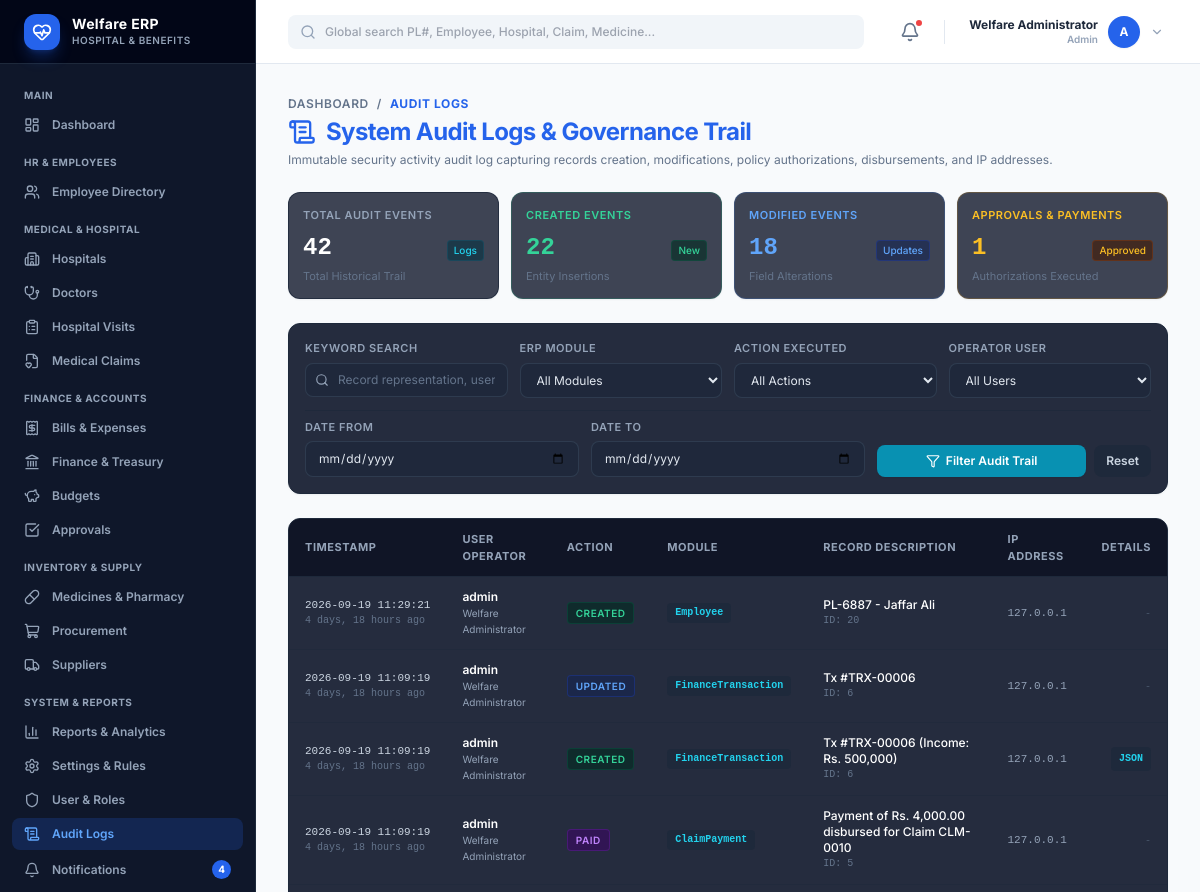
/audit-log/ (signed in, upper part), run on an earlier commit of the app's database.
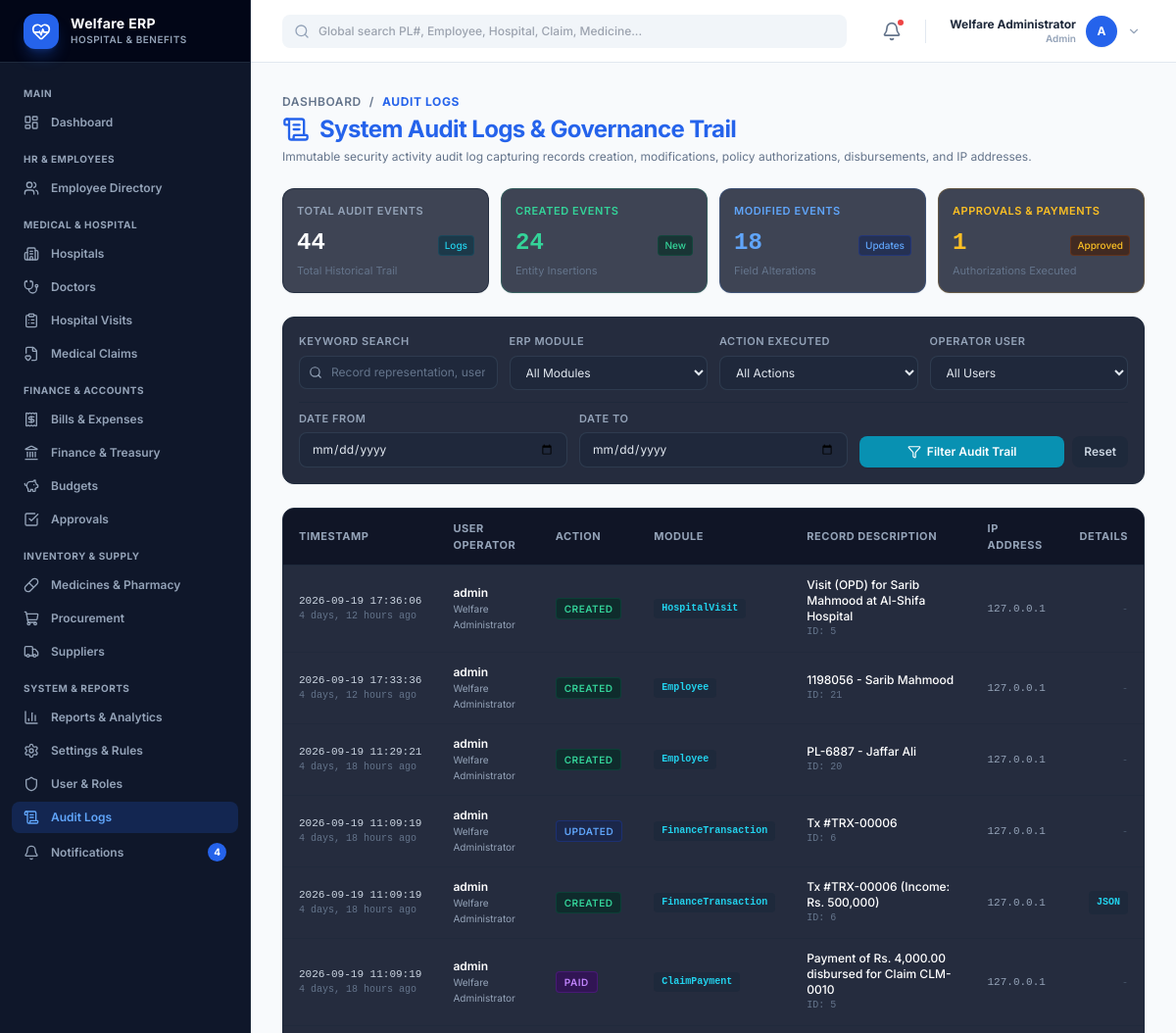
And on a later commit of the database.
### welfare_app/models.py (models this page shows, shortened)
class AuditLog(models.Model):
    ACTION_CHOICES = [
        ('Created', 'Created'),
        ('Updated', 'Updated'),
        ('Deleted', 'Deleted'),
        ('Approved', 'Approved'),
        ('Rejected', 'Rejected'),
        ('Submitted', 'Submitted'),
        ('Paid', 'Payment Recorded'),
        ('Login', 'Login'),
        ('Logout', 'Logout'),
    ]
    user = models.ForeignKey(settings.AUTH_USER_MODEL, on_delete=models.SET_NULL, null=True, blank=True)
    action = models.CharField(max_length=50, choices=ACTION_CHOICES)
    module = models.CharField(max_length=100)
    record_id = models.CharField(max_length=100, blank=True, null=True)
    record_repr = models.CharField(max_length=255, blank=True, null=True)
    old_values = models.JSONField(default=dict, blank=True)
    new_values = models.JSONField(default=dict, blank=True)
    ip_address = models.GenericIPAddressField(blank=True, null=True)
    timestamp = models.DateTimeField(auto_now_add=True)
    class Meta:
        ordering = ['-timestamp']

### welfare_app/views/audit.py (the view, shortened to what this page needs)
# urls.py: path('audit-log/', views.audit_log, name='audit_log'),
@login_required
def audit_log(request):
    if not is_admin_or_superuser(request.user):
        messages.error(request, "Access restricted: Audit Log inspection requires Administrator privileges.")
        return redirect('dashboard')
    logs = AuditLog.objects.select_related('user').all()
    q = request.GET.get('q', '').strip()
    module = request.GET.get('module', '').strip()
    action = request.GET.get('action', '').strip()
    user_id = request.GET.get('user', '').strip()
    date_from = request.GET.get('date_from', '').strip()
    date_to = request.GET.get('date_to', '').strip()
    if module:
        logs = logs.filter(module__iexact=module)
    if action:
        logs = logs.filter(action=action)
    if user_id:
        logs = logs.filter(user_id=user_id)
    if date_from:
        logs = logs.filter(timestamp__date__gte=date_from)
    if date_to:
        logs = logs.filter(timestamp__date__lte=date_to)
    total_logs_count = logs.count()
    users = User.objects.all().order_by('username')
    modules = AuditLog.objects.exclude(module__isnull=True).exclude(module='').values_list('module', flat=True).distinct().order_by('module')
    actions = [a[0] for a in AuditLog.ACTION_CHOICES]
    created_count = AuditLog.objects.filter(action='Created').count()
    updated_count = AuditLog.objects.filter(action='Updated').count()
    deleted_count = AuditLog.objects.filter(action='Deleted').count()
    approved_count = AuditLog.objects.filter(action__in=['Approved', 'Paid']).count()
    paginator = Paginator(logs.order_by('-timestamp'), 50)
    page_obj = paginator.get_page(request.GET.get('page'))
    return render(request, 'welfare_app/audit/log.html', {
        'page_obj': page_obj,
        'q': q,
        'module': module,
        'action_filter': action,
        'user_id': user_id,
        'date_from': date_from,
        'date_to': date_to,
        'users': users,
        'modules': modules,
        'actions': actions,
        'total_logs_count': total_logs_count,
        'created_count': created_count,
        'updated_count': updated_count,
        'deleted_count': deleted_count,
        'approved_count': approved_count,
        'active_nav': 'audit',
    })

### welfare_app/context_processors.py (called while the page is built)
def welfare_context(request):
    context = {
        'app_name': 'Welfare ERP',
        'app_subtitle': 'Hospital Management System',
    }
    if request.user.is_authenticated:
        context['unread_notifications_count'] = Notification.objects.filter(
            user=request.user, is_read=False
        ).count()
        try:
            context['user_profile'] = request.user.profile
            context['user_role'] = request.user.profile.role
        except Exception:
            context['user_profile'] = None
            context['user_role'] = 'Admin' if request.user.is_superuser else 'Employee'
    return context

### welfare_app/templatetags/welfare_tags.py (called while the page is built)
@register.simple_tag(takes_context=True)
def is_active_nav(context, nav_name):
    active_nav = context.get('active_nav', '')
    if active_nav == nav_name:
        return 'bg-blue-600/20 text-blue-400'
    return 'text-slate-400 hover:bg-slate-800 hover:text-white'

### welfare_app/utils/helpers.py (called while the page is built)
def get_client_ip(request):
    x_forwarded_for = request.META.get('HTTP_X_FORWARDED_FOR')
    if x_forwarded_for:
        ip = x_forwarded_for.split(',')[0]
    else:
        ip = request.META.get('REMOTE_ADDR')
    return ip

### welfare_app/templates/welfare_app/audit/log.html (shortened to what the changed rows need)
{% extends "welfare_app/base.html" %}
{% load static %}
{% block content %}
<div class="space-y-6" x-data="{ jsonModalOpen: false, modalTitle: '', modalContent: '' }">
  <div class="flex flex-col md:flex-row md:items-center md:justify-between gap-4">
    <div>
      <h1 class="text-2xl font-bold text-blue-600 tracking-tight flex items-center gap-2.5">
        <i data-lucide="scroll-text" class="w-7 h-7 text-blue-600"></i>
        System Audit Logs & Governance Trail
      </h1>
    </div>
  </div>
  <div class="grid grid-cols-2 sm:grid-cols-4 gap-3">
    <div class="bg-slate-900/80 border border-slate-800/80 rounded-xl p-3.5 flex flex-col justify-between shadow-sm">
      <div class="mt-2 flex items-baseline justify-between">
        <div class="text-2xl font-bold text-white font-mono">{{ total_logs_count }}</div>
        <span class="text-[10px] text-cyan-400 font-medium bg-cyan-950/60 border border-cyan-800/40 px-1.5 py-0.5 rounded">Logs</span>
      </div>
    </div>
    <div class="bg-slate-900/80 border border-emerald-500/20 rounded-xl p-3.5 flex flex-col justify-between shadow-sm">
      <div class="mt-2 flex items-baseline justify-between">
        <div class="text-2xl font-bold text-emerald-400 font-mono">{{ created_count }}</div>
        <span class="text-[10px] text-emerald-400 font-medium bg-emerald-950/60 border border-emerald-800/40 px-1.5 py-0.5 rounded">New</span>
      </div>
    </div>
  </div>
  <div class="bg-slate-900/90 border border-slate-800 rounded-xl overflow-hidden shadow-sm">
    <div class="overflow-x-auto">
      <table class="w-full text-left border-collapse">
        <thead>
          <tr class="bg-slate-950/60 border-b border-slate-800 text-[11px] font-semibold text-slate-400 uppercase tracking-wider">
            <th class="py-3 px-4">Timestamp</th>
            <th class="py-3 px-4">User Operator</th>
            <th class="py-3 px-4">Action</th>
            <th class="py-3 px-4">Module</th>
            <th class="py-3 px-4">Record Description</th>
            <th class="py-3 px-4">IP Address</th>
            <th class="py-3 px-4 text-right">Details</th>
          </tr>
        </thead>
        <tbody class="divide-y divide-slate-800/60 text-xs">
          {% for log in page_obj %}
          <tr class="hover:bg-slate-800/40 transition-colors">
            <td class="py-3 px-4 font-mono text-slate-300 whitespace-nowrap text-[11px]">
              <div>{{ log.timestamp|date:"Y-m-d H:i:s" }}</div>
              <div class="text-[10px] text-slate-500">{{ log.timestamp|timesince }} ago</div>
            </td>
            <td class="py-3 px-4">
              {% if log.user %}
              <div class="font-semibold text-white">{{ log.user.username }}</div>
              <div class="text-[10px] text-slate-400">{{ log.user.get_full_name|default:'Staff User' }}</div>
              {% else %}
              <span class="text-slate-500 italic">System Auto / Anonymous</span>
              {% endif %}
            </td>
            <td class="py-3 px-4">
              <span class="inline-block px-2 py-0.5 rounded text-[10px] font-semibold uppercase tracking-wider
                {% if log.action == 'Created' %}bg-emerald-950/60 border border-emerald-800/40 text-emerald-400
                {% elif log.action == 'Updated' %}bg-blue-950/60 border border-blue-800/40 text-blue-400
                {% elif log.action == 'Deleted' %}bg-rose-950/60 border border-rose-800/40 text-rose-400
                {% elif log.action in 'Approved,Paid' %}bg-purple-950/60 border border-purple-800/40 text-purple-400
                {% elif log.action == 'Rejected' %}bg-rose-950/60 border border-rose-800/40 text-rose-400
                {% else %}bg-slate-800 border border-slate-700 text-slate-300{% endif %}">
                {{ log.action }}
              </span>
            </td>
            <td class="py-3 px-4">
              <span class="inline-block px-2 py-0.5 rounded bg-slate-800 text-cyan-400 font-mono text-[10px] font-bold">
                {{ log.module }}
              </span>
            </td>
            <td class="py-3 px-4 text-slate-300">
              <div class="font-medium text-white">{{ log.record_repr|default:'N/A' }}</div>
              {% if log.record_id %}
              <div class="text-[10px] text-slate-500 font-mono">ID: {{ log.record_id }}</div>
              {% endif %}
            </td>
            <td class="py-3 px-4 font-mono text-slate-400 text-[11px]">
              {{ log.ip_address|default:'127.0.0.1' }}
            </td>
            <td class="py-3 px-4 text-right">
              {% if log.old_values or log.new_values %}
              <button type="button"
                      @click="jsonModalOpen = true; modalTitle = 'Audit Details: {{ log.action }} {{ log.module }}'; modalContent = JSON.stringify({ 'old_values': {{ log.old_values|safe|default:'{}' }}, 'new_values': {{ log.new_values|safe|default:'{}' }} }, null, 2)"
                      class="px-2 py-1 rounded bg-slate-800 hover:bg-slate-700 text-cyan-400 text-[10px] font-mono font-bold transition">
                JSON
              </button>
              {% else %}
              <span class="text-slate-600 text-[10px] font-mono">-</span>
              {% endif %}
            </td>
          </tr>
          {% endfor %}
        </tbody>
      </table>
    </div>
  </div>
</div>
{% endblock %}

What changed in the data, as far as the page shows it:
added AuditLog: timestamp "2026-09-19 17:36:06", timestamp "4 days, 12 hours", user.username "admin", user.get_full_name "Welfare Administrator", action "CREATED", module "HospitalVisit", record_repr "Visit (OPD) for Sarib Mahmood at Al-Shifa Hospital", record_id "5", ip_address "127.0.0.1"
added AuditLog: timestamp "2026-09-19 17:33:36", timestamp "4 days, 12 hours", user.username "admin", user.get_full_name "Welfare Administrator", action "CREATED", module "Employee", record_repr "1198056 - Sarib Mahmood", record_id "21", ip_address "127.0.0.1"
Also different on the page:
{{ total_logs_count }}: "42" → "44"
{{ created_count }}: "22" → "24"
